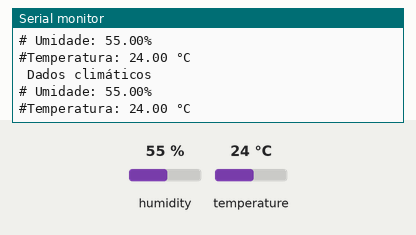
The sketch below on a simulated Arduino Uno, built with avr-gcc and run on an emulated ATmega328P. Parts: the last lines printed to the serial monitor. The inputs (shaded band) are chosen by the test bench; at power-on: humidity 55 %, temperature 24 °C.

Above: at 2.8 s.
2.9 s: humidity set to 22 %
At 4.6 s:
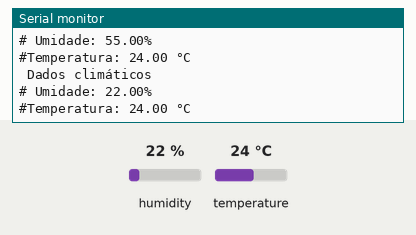
5.6 s: temperature set to 12 °C
At 6.4 s:
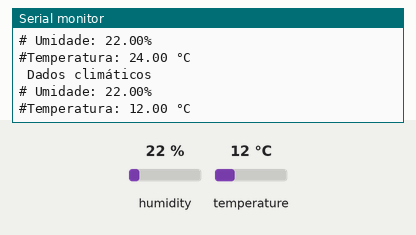
8.3 s: humidity set to 40 %
At 11.1 s:
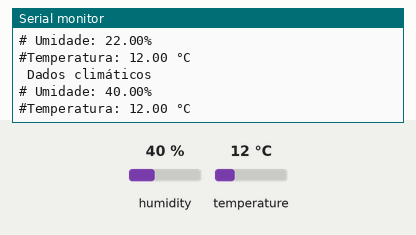
Timing chart, 0 to 12.6 s (numbered marks = the images above; inputs shaded):
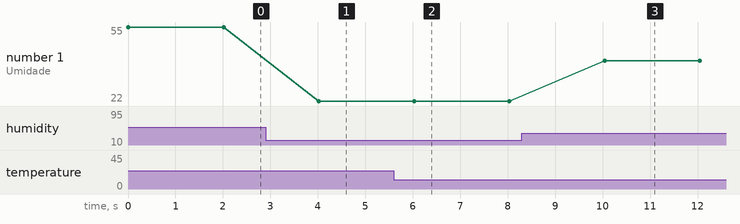

Measured:
- after the input at 2.9 s, the serial monitor: prints a new line after 1.1 s (image 1)
- after the input at 5.6 s, the serial monitor: prints a new line after 0.43 s (image 2)
- after the input at 8.3 s, the serial monitor: prints a new line after 1.7 s (image 3)
- plotted number 1: 55 → 22 after the input at 2.9 s, 22 → 40 after the input at 8.3 s

The sketch:

FranzininhoWiFi_DHT.ino
```cpp
/*
  Autor : Equipe Embarcados
*/

// Inclui a biblioteca do DHT
#include "DHT.h"

// Define o pino
#define DHTPIN 4

// Declara o construtor e insere os pâmetros
DHT dht22(DHTPIN, DHT22);

// Estrutura de dados para receber as váriaveis
// relacionadas ao DHT22
struct data_t
{
   float hum;
   float temp;
};

//Delcara a estrutura de dados
struct data_t  dht;


void setup()
{
  // Inicializa comunicação Serial com baudrate de 115200 bps
  Serial.begin(115200);
  // Inicializa o driver One Wire para comunica-se com o sensor
  dht22.begin();
}

void loop()
{

  // Recebe o valor de umidade
  dht.hum  = dht22.readHumidity();
  // Recebe o valor de temperatura
  dht.temp = dht22.readTemperature();

  // Caso as leituras não recebam valores válido, então
  // imprime a informação ("Falha na leitura")
  if (isnan(dht.hum) || isnan(dht.temp))
  {
    Serial.println(F("Falha na leitura!"));
  }
  // Caso contrário então mostra as informações de temperarura e umidade
  else
  {

    Serial.println(" Dados climáticos ");
    Serial.print(F("# Umidade: "));
    Serial.print(dht.hum);
    Serial.println("% ");

    Serial.print(F("#Temperatura: "));
    Serial.print(dht.temp);
    Serial.println(F(" °C "));
  }
// Aguarda 2 segundos
  delay(2000);
}
```
